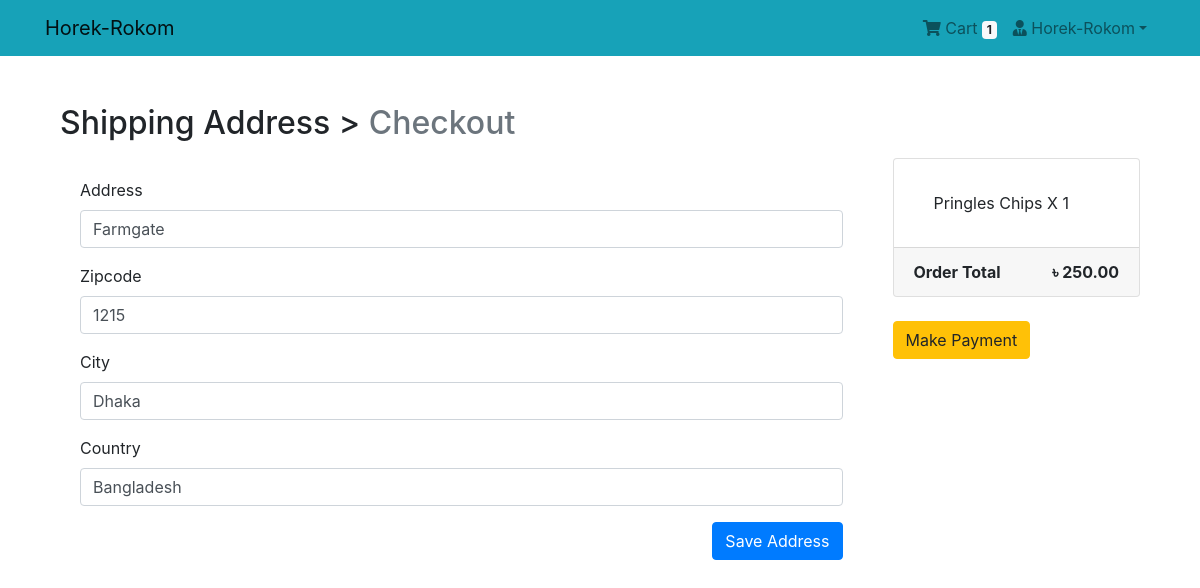
Page /payment/checkout/ (signed in) on the committed database.
### App_Login/models.py (models this page shows, shortened)
class User(AbstractBaseUser, PermissionsMixin):
    email = models.EmailField(unique=True, null=False)
    is_staff = models.BooleanField(
        ugettext_lazy('staff status'),
        default=False,
        help_text=ugettext_lazy(
            'Designates whether the user can log in this site'
        )
    )
    is_active = models.BooleanField(
        ugettext_lazy('active'),
        default=True,
        help_text=ugettext_lazy(
            'Designates whether this user should be treated as active. Unselect this instead of deleting accounts'
        )
    )
    USERNAME_FIELD = 'email'
    objects = MyUserManager()

class Profile(models.Model):
    user = models.OneToOneField(
        User, on_delete=models.CASCADE, related_name='profile')
    username = models.CharField(max_length=264, blank=True)
    full_name = models.CharField(max_length=264, blank=True)
    address_1 = models.TextField(max_length=300, blank=True)
    city = models.CharField(max_length=40, blank=True)
    zipcode = models.CharField(max_length=10, blank=True)
    country = models.CharField(max_length=50, blank=True)
    phone = models.CharField(max_length=20, blank=True)
    date_joined = models.DateTimeField(auto_now_add=True)

### App_Payment/models.py (models this page shows)
class BillingAddress(models.Model):
    user=models.ForeignKey(settings.AUTH_USER_MODEL,on_delete=models.CASCADE)
    address=models.CharField(max_length=264,blank=True)
    zipcode=models.CharField(max_length=10,blank=True)
    city=models.CharField(max_length=30,blank=True)
    country=models.CharField(max_length=30,blank=True)
    def __str__(self):
        return f'{self.user.profile.username} billing address'
    def is_fully_filled(self):
        field_names=[f.name for f in self._meta.get_fields()]
        for field_name in field_names:
            value=getattr(self,field_name)
            if value is None or value=='':
                return False
        return True
    class Meta:
        verbose_name_plural="Billing Addresses" #table er nam

### App_Order/models.py (models this page shows, shortened)
class Cart(models.Model):
    user=models.ForeignKey(settings.AUTH_USER_MODEL,on_delete=models.CASCADE, related_name="cart")
    item=models.ForeignKey(Product,on_delete=models.CASCADE)
    quantity = models.IntegerField(default=1)
    purchased=models.BooleanField(default=False)
    created=models.DateTimeField(auto_now_add=True) #first bar
    updated=models.DateTimeField(auto_now=True)     #prottek update a
    def get_total(self):
        total=self.item.price*self.quantity
        float_total=format(total,'0.2f')
        return float_total

### App_Shop/models.py (models this page shows, shortened)
class Product(models.Model):
    mainimage=models.ImageField(upload_to='Products')
    name=models.CharField(max_length=264)
    category = models.ForeignKey(Category, on_delete=models.CASCADE, related_name='category')
    preview_text=models.TextField(max_length=200,verbose_name='Preview Text')
    detail_text=models.TextField(max_length=1000,verbose_name='Description')
    price=models.FloatField()
    old_price=models.FloatField(default=0.00)
    created=models.DateTimeField(auto_now_add=True)
    class Meta:
        ordering=['-created',] #latest date wise ordering thakbe

### App_Payment/views.py (the view)
# urls.py: path('checkout/',views.checkout,name="checkout"),
@login_required
def checkout(request):
    saved_address=BillingAddress.objects.get_or_create(user=request.user)
    saved_address=saved_address[0]
    print(saved_address)
    form=BillingForm(instance=saved_address)
    if request.method=="POST":
        form=BillingForm(request.POST,instance=saved_address)
        if form.is_valid():
            form.save()
            form=BillingForm(instance=saved_address)
            messages.success(request,f"Shipping Address Saved!")
    order_qs=Order.objects.filter(user=request.user,ordered=False)
    order_items=order_qs[0].orderitems.all()
    order_total=order_qs[0].get_totals()
    return render(request,'App_Payment/checkout.htm',context={"form":form,"order_items":order_items,"order_total":order_total,"saved_address":saved_address})

### App_Payment/forms.py
class BillingForm(forms.ModelForm):
    class Meta:
        model=BillingAddress
        fields=['address','zipcode','city','country']

### App_Order/models.py (called while the page is built)
    def get_totals(self):
        total=0
        for order_item in self.orderitems.all():
            total+= float(order_item.get_total())
        return total

### App_Order/templatetags/cart_tag.py (called while the page is built)
@register.filter
def cart_total(user):
    cart=Cart.objects.filter(user=user,purchased=False)
    if cart.exists():
        return cart.count()
    else:
        return 0

### templates/App_Payment/checkout.htm (shortened to what this page needs)
{% extends 'base.htm' %}
{% load crispy_forms_tags %}
{% block body_block %}
<div class="container mt-5">
    <h2 class="mb-3">
        Shipping Address > <span class="text-muted">Checkout</span>
    </h2>
    <div class="row">
        <div class="col-md-9">
            <div class="ard mb-5" style="height: auto;">
                <div class="card-body">
                    <form  method="post">
                        {{form|crispy}}
                        <button type="submit" class="btn btn-primary float-right">Save Address</button>
                    </form>
                </div>
            </div>
        </div>
        <div class="col-md-3">
            <div class="card" style="height: auto;">
                <div class="card-body">
                    <ul class="list-group list-group-flush">
                        {% for order_item in order_items %}
                            <li class="list-group-item">{{order_item.item.name}} X {{order_item.quantity}}</li>
                        {% endfor %}
                    </ul>
                </div>
                <div class="card-footer">
                    <span class="float-left"><b>Order Total</b></span>
                    <span class="float-right"><b>&#2547; {{order_total|floatformat:2}}</b></span>
                </div>
            </div>
            <br>
            {% if saved_address.is_fully_filled %}
            <a href="{% url 'App_Payment:pay' %}" class="btn btn-warning btn-md">Make Payment</a>
            {% else %}
            <div class="alert alert-info">
                <p>Please fill up all the information to make Payment </p>
            </div>
            {% endif %}
        </div>
    </div>
</div>
{% endblock %}

### templates/navbar.htm (shortened to what this page needs)
{% load cart_tag %}
<nav class="navbar navbar-expand-lg navbar-light bg-info">
    <div class="container">
        <a class="navbar-brand" href="{% url 'App_Shop:home' %}">Horek-Rokom</a>
        <div class="collapse navbar-collapse" id="navbarNav">
            <ul class="navbar-nav ml-auto">
                {% if request.user.is_authenticated %}
                <li class="nav-item">
                    <a href="{% url 'App_Order:cart' %}" class="nav-link"> <i class="fa fa-shopping-cart"></i> Cart
                        <span class="badge badge-light">{{request.user | cart_total}}</span>
                    </a>
                </li>
                <li class="nav-item dropdown">
                    <a class="nav-link dropdown-toggle" href="#" id="navbarDropdown" role="button" data-toggle="dropdown" aria-haspopup="true" aria-expanded="false">
                        <i class="fas fa-user-tie"></i>
                        {{request.user.profile.username}}</a>
                </li>
                {% else %}
                    <li class="nav-item">
                        <a href="{% url 'App_Login:login' %}" class="btn btn-primary">Login</a>
                    </li>
                {% endif %}
            </ul>
        </div>
    </div>
</nav>

### templates/base.htm (style rules this page uses)
.card { height: 350px; }

### rows in the picture
User: user|cart_total "1", user.profile.username "Horek-Rokom"
BillingAddress: address "Farmgate", zipcode "1215", city "Dhaka", country "Bangladesh"
Cart: item.name "Pringles Chips", quantity "1"

### other values in the picture
{{ order_total|floatformat:2 }} "250.00"
